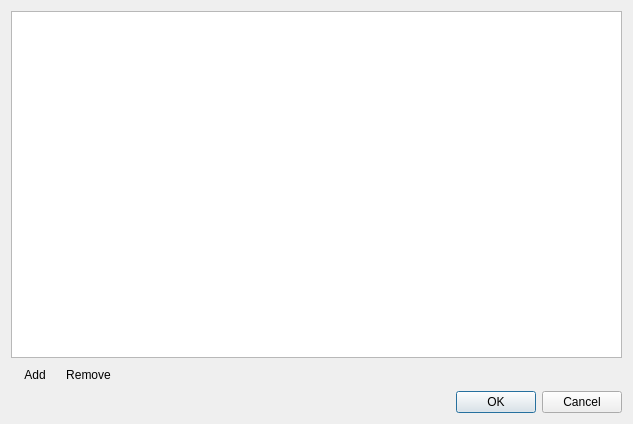
<?xml version="1.0" encoding="UTF-8"?>
<ui version="4.0">
 <class>PresetObjectDialog</class>
 <widget class="QDialog" name="PresetObjectDialog">
  <property name="geometry">
   <rect>
    <x>0</x>
    <y>0</y>
    <width>633</width>
    <height>424</height>
   </rect>
  </property>
  <property name="windowTitle">
   <string>Default Object Map</string>
  </property>
  <layout class="QGridLayout" name="gridLayout">
   <item row="1" column="3">
    <widget class="QToolButton" name="removeObjectButton">
     <property name="toolTip">
      <string>Remove</string>
     </property>
     <property name="text">
      <string>Remove</string>
     </property>
     <property name="icon">
      <iconset resource="rcexportcg.qrc">
       <normaloff>:/icons/remove.png</normaloff>:/icons/remove.png</iconset>
     </property>
     <property name="autoRaise">
      <bool>true</bool>
     </property>
    </widget>
   </item>
   <item row="1" column="4">
    <spacer name="horizontalSpacer">
     <property name="orientation">
      <enum>Qt::Horizontal</enum>
     </property>
     <property name="sizeHint" stdset="0">
      <size>
       <width>546</width>
       <height>20</height>
      </size>
     </property>
    </spacer>
   </item>
   <item row="1" column="2">
    <widget class="QToolButton" name="addObjectButton">
     <property name="toolTip">
      <string>Add</string>
     </property>
     <property name="text">
      <string>Add</string>
     </property>
     <property name="icon">
      <iconset resource="rcexportcg.qrc">
       <normaloff>:/icons/add.png</normaloff>:/icons/add.png</iconset>
     </property>
     <property name="autoRaise">
      <bool>true</bool>
     </property>
    </widget>
   </item>
   <item row="0" column="1" colspan="4">
    <widget class="QTreeView" name="objectView">
     <property name="rootIsDecorated">
      <bool>false</bool>
     </property>
     <property name="itemsExpandable">
      <bool>false</bool>
     </property>
     <property name="allColumnsShowFocus">
      <bool>true</bool>
     </property>
    </widget>
   </item>
   <item row="2" column="2" colspan="3">
    <widget class="QDialogButtonBox" name="buttonBox">
     <property name="orientation">
      <enum>Qt::Horizontal</enum>
     </property>
     <property name="standardButtons">
      <set>QDialogButtonBox::Cancel|QDialogButtonBox::Ok</set>
     </property>
    </widget>
   </item>
  </layout>
 </widget>
 <tabstops>
  <tabstop>objectView</tabstop>
  <tabstop>addObjectButton</tabstop>
  <tabstop>removeObjectButton</tabstop>
 </tabstops>
 <resources>
  <include location="rcexportcg.qrc"/>
 </resources>
 <connections>
  <connection>
   <sender>buttonBox</sender>
   <signal>accepted()</signal>
   <receiver>PresetObjectDialog</receiver>
   <slot>accept()</slot>
   <hints>
    <hint type="sourcelabel">
     <x>233</x>
     <y>279</y>
    </hint>
    <hint type="destinationlabel">
     <x>157</x>
     <y>274</y>
    </hint>
   </hints>
  </connection>
  <connection>
   <sender>buttonBox</sender>
   <signal>rejected()</signal>
   <receiver>PresetObjectDialog</receiver>
   <slot>reject()</slot>
   <hints>
    <hint type="sourcelabel">
     <x>301</x>
     <y>285</y>
    </hint>
    <hint type="destinationlabel">
     <x>286</x>
     <y>274</y>
    </hint>
   </hints>
  </connection>
 </connections>
</ui>
